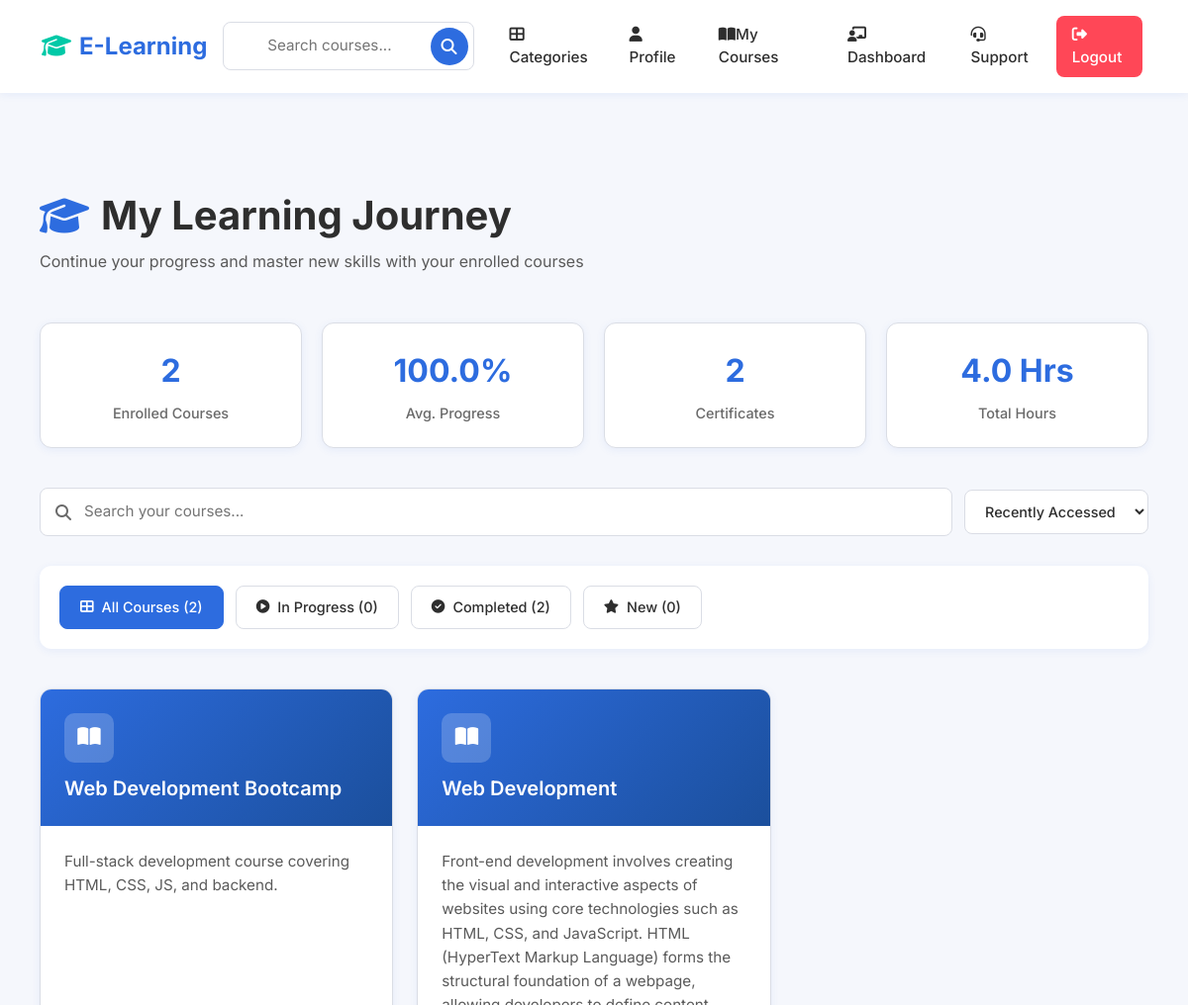
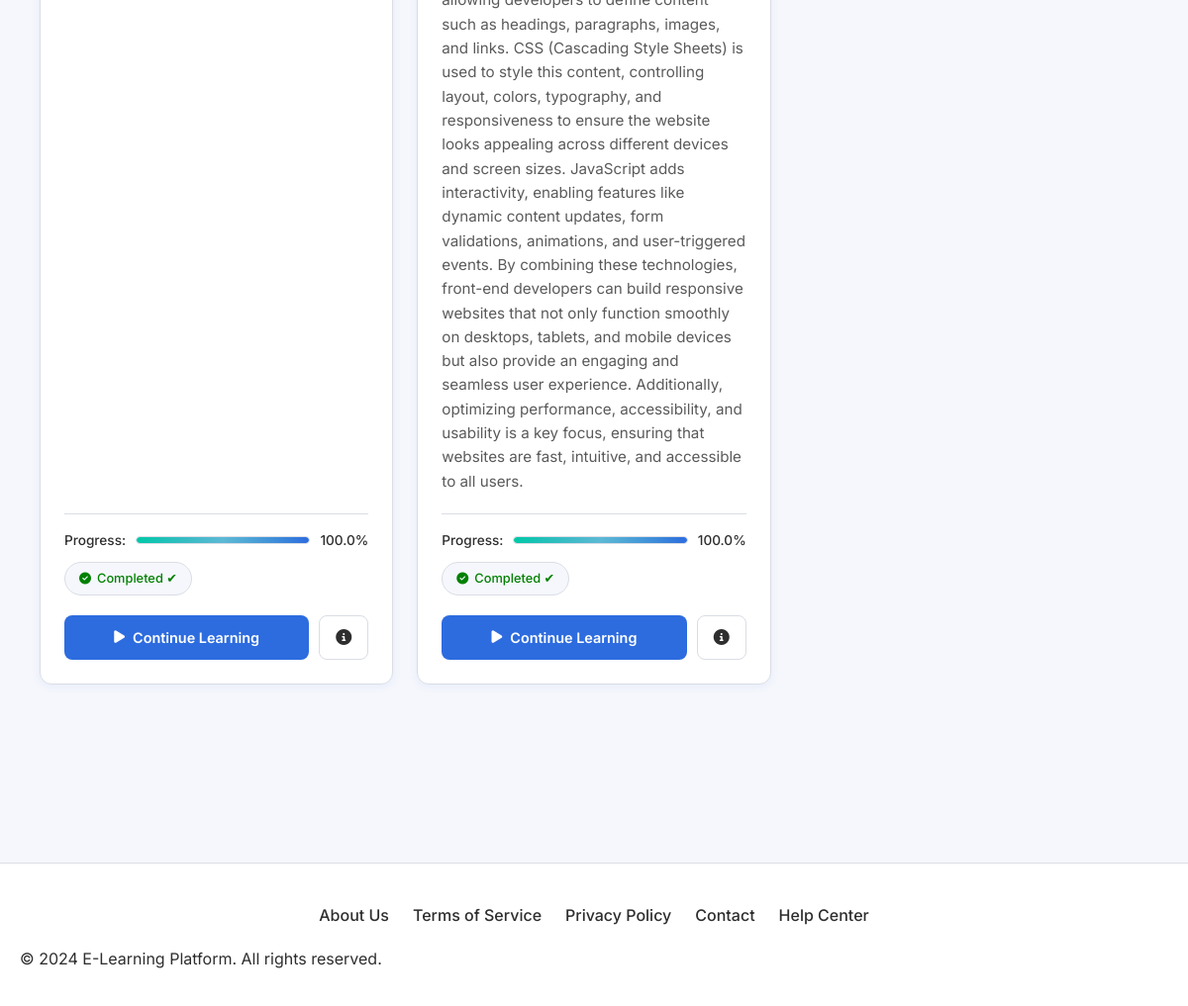
The page /my-courses/ (signed in) on the database its author committed (2 pictures, top to bottom).
### catalog/models.py (models this page shows, shortened)
class Enrollment(models.Model):
    user = models.ForeignKey(User, on_delete=models.CASCADE)
    course = models.ForeignKey(Course, on_delete=models.CASCADE)
    enrolled_at = models.DateTimeField(auto_now_add=True)
    grade = models.CharField(max_length=20, blank=True, null=True)
    progress = models.FloatField(default=0.0)
    is_completed = models.BooleanField(default=False)
    completed_at = models.DateTimeField(null=True, blank=True)
    class Meta:
        unique_together = ('user', 'course')

class Course(models.Model):
    LEVEL_CHOICES = [
        ('Beginner', 'Beginner'),
        ('Intermediate', 'Intermediate'),
        ('Advanced', 'Advanced'),
    ]
    DURATION_CHOICES = [
        ('4 weeks', '4 weeks'),
        ('8 weeks', '8 weeks'),
        ('12 weeks', '12 weeks'),
        ('16 weeks', '16 weeks'),
        ('20 weeks', '20 weeks'),
    ]
    title = models.CharField(max_length=200)
    description = models.TextField()
    instructor = models.ForeignKey(User, on_delete=models.CASCADE)
    category = models.ForeignKey(Category, related_name='courses', on_delete=models.CASCADE)
    skills = models.CharField(max_length=500, blank=True)
    duration = models.CharField(
        max_length=20,
        choices=DURATION_CHOICES,
        default='4 weeks'
    )
    level = models.CharField(max_length=20, choices=LEVEL_CHOICES, default='Beginner')
    price = models.DecimalField(max_digits=6, decimal_places=2, null=True, blank=True)
    rating = models.FloatField(default=4.8)
    created_at = models.DateTimeField(auto_now_add=True)

### catalog/views.py (the view)
# urls.py: path('my-courses/', views.my_courses, name='my_courses'),
@login_required
def my_courses(request):
    enrollments = Enrollment.objects.filter(user=request.user).select_related('course')
    all_count = enrollments.count()
    completed_count = enrollments.filter(is_completed=True).count()
    in_progress_count = enrollments.filter(is_completed=False, progress__gt=0).count()
    new_count = enrollments.filter(progress=0).count()
    certificates_count = completed_count
    avg_result = enrollments.aggregate(avg_progress=Avg('progress'))['avg_progress']
    avg_progress = round(avg_result, 1) if avg_result is not None else 0.0
    total_duration = enrollments.aggregate(
        total=Sum('course__duration')
    )['total'] or 0
    total_hours = total_duration  # change this line based on your data
    to_update = []
    for enrollment in enrollments:
        if enrollment.is_completed and enrollment.progress != 100:
            enrollment.progress = 100
            to_update.append(enrollment)
    if to_update:
        Enrollment.objects.bulk_update(to_update, ['progress'])
    context = {
        'enrollments': enrollments,
        'all_count': all_count,
        'completed_count': completed_count,
        'in_progress_count': in_progress_count,
        'new_count': new_count,
        'certificates_count': certificates_count,
        'avg_progress': avg_progress,
        'total_hours': total_hours,
    }
    return render(request, 'catalog/my_courses.html', context)

### catalog/templates/catalog/my_courses.html (shortened to what this page needs)
{% extends 'catalog/base.html' %}
{% block content %}
<div class="container-fluid enrolled-courses-container">
    <div class="page-header">
        <h1 class="page-title">
            <i class="fas fa-graduation-cap"></i>
            My Learning Journey
        </h1>
        <p class="page-subtitle">
            Continue your progress and master new skills with your enrolled courses
        </p>
    </div>
    {% if enrollments %}
        <div class="stats-overview">
            <div class="stat-card">
                <div class="stat-number">{{ enrollments|length }}</div>
                <div class="stat-label">Enrolled Courses</div>
            </div>
            <div class="stat-card">
                <div class="stat-number">{{ avg_progress }}%</div>
                <div class="stat-label">Avg. Progress</div>
            </div>
            <div class="stat-card">
                <div class="stat-number">{{ certificates_count }}</div>
                <div class="stat-label">Certificates</div>
            </div>
            <div class="stat-card">
                <div class="stat-number">{{ total_hours }} Hrs</div>
                <div class="stat-label">Total Hours</div>
            </div>
        </div>
        <div class="search-filter-container">
            <div class="search-box">
                <i class="fas fa-search search-icon"></i>
                <input type="text" class="search-input" placeholder="Search your courses..." id="courseSearch">
            </div>
            <select class="sort-dropdown" id="sortDropdown">
                <option value="recent">Recently Accessed</option>
            </select>
        </div>
        <div class="filter-section">
            <button class="filter-btn active" data-filter="all">
                <i class="fas fa-th-large"></i> All Courses ({{ all_count }})
            </button>
            <button class="filter-btn" data-filter="in-progress">
                <i class="fas fa-play-circle"></i> In Progress ({{ in_progress_count }})
            </button>
            <button class="filter-btn" data-filter="completed">
                <i class="fas fa-check-circle"></i> Completed ({{ completed_count }})
            </button>
            <button class="filter-btn" data-filter="new">
                <i class="fas fa-star"></i> New ({{ new_count }})
            </button>
        </div>
        <div class="courses-grid">
            {% for enrollment in enrollments %}
                <a href="{% url 'course_detail' enrollment.course.pk %}" class="course-card" data-category="in-progress" data-title="{{ enrollment.course.title|lower }}">
                    <div class="course-header">
                        <div class="course-icon">
                            <i class="fas fa-book-open"></i>
                        </div>
                        <h3 class="course-title">{{ enrollment.course.title }}</h3>
                    </div>
                    <div class="course-body">
                        <p class="course-description">
                            {{ enrollment.course.description|default:"Expand your knowledge and skills with this comprehensive course designed for modern learners." }}
                        </p>
                        <div class="course-meta">
                            <div class="course-progress">
                                <span>Progress:</span>
                                <div class="progress-bar-custom">
                                    <div class="progress-fill" style="width: 0%" data-progress="{{ enrollment.progress|default:65 }}"></div>
                                </div>
                                <span class="progress-text">{{ enrollment.progress|default:65 }}%</span>
                            </div>
                            <div class="course-status">
                                {% if enrollment.is_completed %}
                                    <i class="fas fa-check-circle" style="color: green;"></i>
                                    <span style="color: green;">Completed ✔</span>
                                {% else %}
                                    <i class="fas fa-clock" style="color: orange;"></i>
                                    <span style="color: orange;">In Progress</span>
                                {% endif %}
                            </div>
                        </div>
                        <div class="course-actions">
                            <span class="btn-continue">
                                <i class="fas fa-play"></i>
                                Continue Learning
                            </span>
                            <span class="btn-secondary">
                                <i class="fas fa-info-circle"></i>
                            </span>
                        </div>
                    </div>
                </a>
            {% endfor %}
        </div>
    {% endif %}
</div>
{% endblock %}

### catalog/templates/catalog/base.html (style rules this page uses)
:root { --primary-blue: #2D6CDF; --dark-blue: #1B4F9C; --light-bg: #F5F7FC; --gray-border: #DADDE5; --dark-text: #2E2E2E; --yellow: #FFC947; --teal: #00C9A7; --white: #FFFFFF; --shadow-sm: 0 2px 8px rgba(45, 108, 223, 0.08); --shadow-md: 0 4px 16px rgba(45, 108, 223, 0.12); --shadow-lg: 0 8px 24px rgba(45, 108, 223, 0.15); --transition: all 0.3s cubic-bezier(0.4, 0, 0.2, 1); }
* { margin: 0; padding: 0; box-sizing: border-box; }
body { font-family: 'Inter', sans-serif; background: var(--light-bg); color: var(--dark-text); overflow-x: hidden; opacity: 0; transition: opacity 0.5s; }
.search-input { background: var(--light-bg); border: 2px solid var(--gray-border); border-radius: 50px; padding: 12px 50px 12px 20px; width: 100%; font-size: 0.95rem; transition: var(--transition); }
.filter-section { background: var(--white); padding: 20px; border-radius: 12px; margin-bottom: 40px; box-shadow: var(--shadow-sm); }
.stat-card { background: var(--white); padding: 32px 20px; border-radius: 12px; text-align: center; box-shadow: var(--shadow-sm); border-top: 4px solid var(--primary-blue); }
.stat-number { font-size: 2.5rem; font-weight: 700; color: var(--primary-blue); }
.course-card { background: var(--white); border-radius: 16px; overflow: hidden; box-shadow: var(--shadow-sm); transition: var(--transition); border: 2px solid transparent; }
.course-title { font-size: 1.25rem; font-weight: 600; margin-bottom: 12px; }
.course-meta { display: flex; justify-content: space-between; align-items: center; padding-top: 16px; border-top: 1px solid var(--gray-border); margin-bottom: 20px; }

### rows shown on the page
Enrollment: course "Web Development Bootcamp", course.description "Full-stack development course covering HTML, CSS, JS, and backend.", progress "100.0", is_completed True (drawn)
Enrollment: course "Web Development", course.description "Front-end development involves creating the visual and interactive aspects of websites using core technologies such as HTML, CSS, and JavaScript. HTML (HyperText Markup Language) forms the structural foundation of a webpage, allowing developers to define content such as headings, paragraphs, images, and links. CSS (Cascading Style Sheets) is used to style this content, controlling layout, colors, typography, and responsiveness to ensure the website looks appealing across different devices and screen sizes. JavaScript adds interactivity, enabling features like dynamic content updates, form validations, animations, and user-triggered events. By combining these technologies, front-end…", progress "100.0", is_completed True (drawn)

### other values the page prints
{{ enrollments|length }} "2"
{{ avg_progress }} "100.0"
{{ certificates_count }} "2"
{{ total_hours }} "4.0"
{{ all_count }} "2"
{{ in_progress_count }} "0"
{{ completed_count }} "2"
{{ new_count }} "0"
